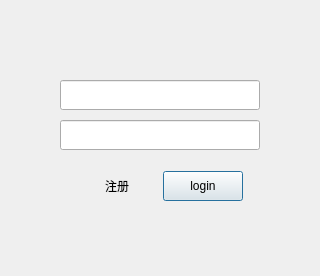
<?xml version="1.0" encoding="UTF-8"?>
<ui version="4.0">
 <class>login</class>
 <widget class="QWidget" name="login">
  <property name="geometry">
   <rect>
    <x>0</x>
    <y>0</y>
    <width>320</width>
    <height>276</height>
   </rect>
  </property>
  <property name="sizePolicy">
   <sizepolicy hsizetype="Preferred" vsizetype="Preferred">
    <horstretch>0</horstretch>
    <verstretch>0</verstretch>
   </sizepolicy>
  </property>
  <property name="minimumSize">
   <size>
    <width>320</width>
    <height>276</height>
   </size>
  </property>
  <property name="maximumSize">
   <size>
    <width>320</width>
    <height>276</height>
   </size>
  </property>
  <property name="mouseTracking">
   <bool>false</bool>
  </property>
  <property name="windowTitle">
   <string/>
  </property>
  <layout class="QGridLayout" name="gridLayout">
   <property name="leftMargin">
    <number>0</number>
   </property>
   <property name="topMargin">
    <number>0</number>
   </property>
   <property name="rightMargin">
    <number>0</number>
   </property>
   <property name="bottomMargin">
    <number>0</number>
   </property>
   <property name="spacing">
    <number>0</number>
   </property>
   <item row="2" column="0">
    <layout class="QHBoxLayout" name="horizontalLayout_4">
     <property name="topMargin">
      <number>21</number>
     </property>
     <property name="bottomMargin">
      <number>32</number>
     </property>
     <item>
      <spacer name="horizontalSpacer_5">
       <property name="orientation">
        <enum>Qt::Horizontal</enum>
       </property>
       <property name="sizeHint" stdset="0">
        <size>
         <width>40</width>
         <height>20</height>
        </size>
       </property>
      </spacer>
     </item>
     <item>
      <widget class="QPushButton" name="btn_reg">
       <property name="minimumSize">
        <size>
         <width>80</width>
         <height>30</height>
        </size>
       </property>
       <property name="maximumSize">
        <size>
         <width>100</width>
         <height>30</height>
        </size>
       </property>
       <property name="text">
        <string>注册</string>
       </property>
       <property name="flat">
        <bool>true</bool>
       </property>
      </widget>
     </item>
     <item>
      <widget class="QPushButton" name="btn_login">
       <property name="minimumSize">
        <size>
         <width>80</width>
         <height>30</height>
        </size>
       </property>
       <property name="maximumSize">
        <size>
         <width>100</width>
         <height>30</height>
        </size>
       </property>
       <property name="text">
        <string>login</string>
       </property>
       <property name="autoDefault">
        <bool>false</bool>
       </property>
       <property name="default">
        <bool>true</bool>
       </property>
      </widget>
     </item>
     <item>
      <spacer name="horizontalSpacer_6">
       <property name="orientation">
        <enum>Qt::Horizontal</enum>
       </property>
       <property name="sizeHint" stdset="0">
        <size>
         <width>40</width>
         <height>20</height>
        </size>
       </property>
      </spacer>
     </item>
    </layout>
   </item>
   <item row="3" column="0">
    <widget class="QLabel" name="label">
     <property name="text">
      <string/>
     </property>
     <property name="alignment">
      <set>Qt::AlignBottom|Qt::AlignHCenter</set>
     </property>
    </widget>
   </item>
   <item row="0" column="0">
    <layout class="QHBoxLayout" name="horizontalLayout">
     <property name="spacing">
      <number>6</number>
     </property>
     <property name="topMargin">
      <number>80</number>
     </property>
     <item>
      <spacer name="horizontalSpacer">
       <property name="orientation">
        <enum>Qt::Horizontal</enum>
       </property>
       <property name="sizeHint" stdset="0">
        <size>
         <width>33</width>
         <height>17</height>
        </size>
       </property>
      </spacer>
     </item>
     <item>
      <widget class="QLineEdit" name="leUsername">
       <property name="minimumSize">
        <size>
         <width>200</width>
         <height>30</height>
        </size>
       </property>
       <property name="maximumSize">
        <size>
         <width>200</width>
         <height>30</height>
        </size>
       </property>
      </widget>
     </item>
     <item>
      <spacer name="horizontalSpacer_2">
       <property name="orientation">
        <enum>Qt::Horizontal</enum>
       </property>
       <property name="sizeHint" stdset="0">
        <size>
         <width>34</width>
         <height>17</height>
        </size>
       </property>
      </spacer>
     </item>
    </layout>
   </item>
   <item row="1" column="0">
    <layout class="QHBoxLayout" name="horizontalLayout_2">
     <property name="spacing">
      <number>6</number>
     </property>
     <property name="topMargin">
      <number>10</number>
     </property>
     <property name="rightMargin">
      <number>0</number>
     </property>
     <item>
      <spacer name="horizontalSpacer_3">
       <property name="orientation">
        <enum>Qt::Horizontal</enum>
       </property>
       <property name="sizeHint" stdset="0">
        <size>
         <width>33</width>
         <height>17</height>
        </size>
       </property>
      </spacer>
     </item>
     <item>
      <widget class="QLineEdit" name="lePassword">
       <property name="minimumSize">
        <size>
         <width>200</width>
         <height>30</height>
        </size>
       </property>
       <property name="maximumSize">
        <size>
         <width>200</width>
         <height>30</height>
        </size>
       </property>
       <property name="echoMode">
        <enum>QLineEdit::Password</enum>
       </property>
      </widget>
     </item>
     <item>
      <spacer name="horizontalSpacer_4">
       <property name="orientation">
        <enum>Qt::Horizontal</enum>
       </property>
       <property name="sizeHint" stdset="0">
        <size>
         <width>34</width>
         <height>17</height>
        </size>
       </property>
      </spacer>
     </item>
    </layout>
   </item>
  </layout>
 </widget>
 <layoutdefault spacing="6" margin="11"/>
 <resources/>
 <connections/>
</ui>
